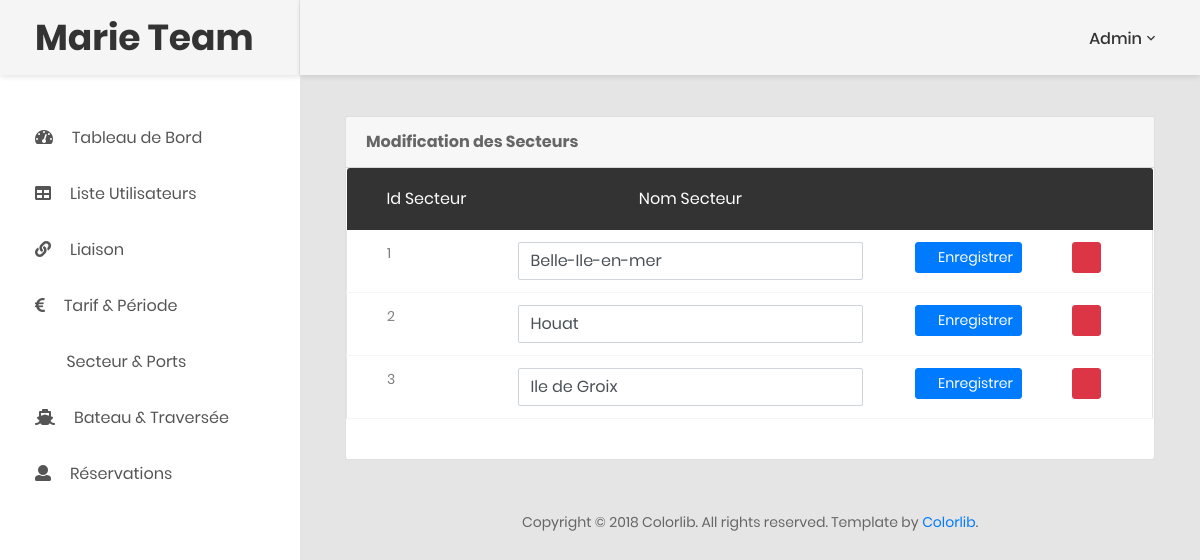
The page /html/dashboard/modifSecteur.php (signed in) on the database its author committed.
### tables this page shows
CREATE TABLE IF NOT EXISTS `secteur` (
  `idSecteur` int(5) NOT NULL AUTO_INCREMENT,
  `NomSecteur` varchar(50) NOT NULL,
  PRIMARY KEY (`idSecteur`)
);

### html/dashboard/modifSecteur.php (the view, shortened to what this page needs)
<?php include'connect.php';?>
<!DOCTYPE html>
<html lang="en">
<head>
    <link href="css/font-face.css" rel="stylesheet" media="all">
    <link href="vendor/font-awesome-5/css/fontawesome-all.min.css" rel="stylesheet" media="all">
    <link href="vendor/font-awesome-4.7/css/font-awesome.min.css" rel="stylesheet" media="all">
    <link href="vendor/mdi-font/css/material-design-iconic-font.min.css" rel="stylesheet" media="all">
    <link href="vendor/bootstrap-4.1/bootstrap.min.css" rel="stylesheet" media="all">
    <link href="vendor/animsition/animsition.min.css" rel="stylesheet" media="all">
    <link href="vendor/bootstrap-progressbar/bootstrap-progressbar-3.3.4.min.css" rel="stylesheet" media="all">
    <link href="vendor/wow/animate.css" rel="stylesheet" media="all">
    <link href="vendor/css-hamburgers/hamburgers.min.css" rel="stylesheet" media="all">
    <link href="vendor/slick/slick.css" rel="stylesheet" media="all">
    <link href="vendor/select2/select2.min.css" rel="stylesheet" media="all">
    <link href="vendor/perfect-scrollbar/perfect-scrollbar.css" rel="stylesheet" media="all">
    <link href="css/theme.css" rel="stylesheet" media="all">
</head>
<body class="animsition">
    <div class="page-wrapper">
                        <?php require'aside.php';?>
        <aside class="menu-sidebar d-none d-lg-block">
            <div class="logo">
                <a href="#">
                    <h1>Marie Team</h1>
                </a>
            </div>
            <div class="menu-sidebar__content js-scrollbar1">
                <nav class="navbar-sidebar">
                    <ul class="list-unstyled navbar__list">
                        <?php require'aside.php';?>
                    </ul>
                </nav>
            </div>
        </aside>
        <div class="page-container">
            <?php require 'header.php';
            ?>
            <div class="main-content">
                <div class="section__content section__content--p30">
                    <div class="container-fluid">
                        <div class="row">
                            <div class="col-lg-12">
                                <div class="card">
                                    <div class="card-header">
                                        <strong>Modification des Secteurs</strong>
                                    </div>
                                        <div class="table-responsive m-b-40">
                                        <table class="table table-borderless table-data3">
                                            <thead>
                                                <center>
                                                <tr>
                                                    <th style="text-align: left;">Id Secteur</th>
													<th style="text-align: center;">Nom Secteur</th>
                                                    <th></th>
                                                    <th></th>
                                                 </tr>
                                                  </center>
                                            </thead>
                                            <tbody>
                                            <?php
                                            $result=$db->query('SELECT * FROM secteur');
                                            $i = 0;
                                            while($row=$result->fetch())
                                            {
                                            $i++;
                                            echo'<form id="ligne'.$i.'" action="modifSecteur.php?modif" method="post" class="form-horizontal">
                                                <tr>
                                                    <input type="hidden" name="idsecteur" value="'.$row['idSecteur'].'"/>
                                                    <td><label>'.$row['idSecteur'].'</label></td>
                                                    <td><input name="nomsecteur" value="'.$row['NomSecteur'].'" class="form-control"/></td>
                                                    <td><button style="float: right;" type="submit" name="btnModif" class="btn btn-primary btn-sm"><i class="fa fa-dot-circle-o"></i> Enregistrer</button></td>
                                                    <td><button style="float: left;" type="button" name="btnDelete" onclick="document.getElementById(\'ligne'.$i.'\').submit();" class="btn btn-danger btn-sm"><i class="fa fa-ban"></i></button></td>
                                                </tr></form>';
                                            }
                                            ?>
                                            </tbody>
                                        </table>
                                    </div>
                               </div>
                            </div>
                        </div>
                        <div class="row">
                            <div class="col-md-12">
                                <div class="copyright">
                                    <p>Copyright © 2018 Colorlib. All rights reserved. Template by <a href="https://colorlib.com">Colorlib</a>.</p>
                                </div>
                            </div>
                        </div>
                    </div>
                </div>
            </div>
        </div>
    </div>
</body>
</html>

### rows shown on the page
secteur: idSecteur "1", nomsecteur "Belle-Ile-en-mer"
secteur: idSecteur "2", nomsecteur "Houat"
secteur: idSecteur "3", nomsecteur "Ile de Groix"

### other values the page prints
$nom "Admin"
